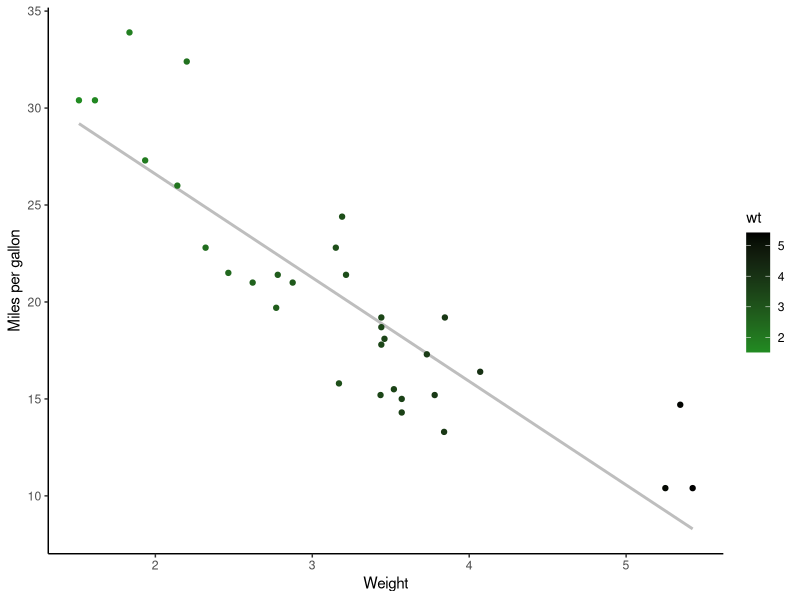
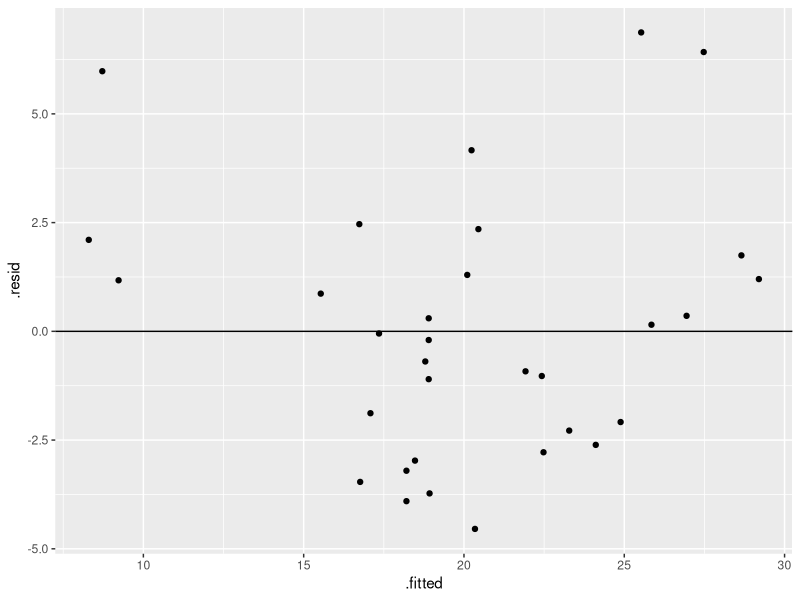
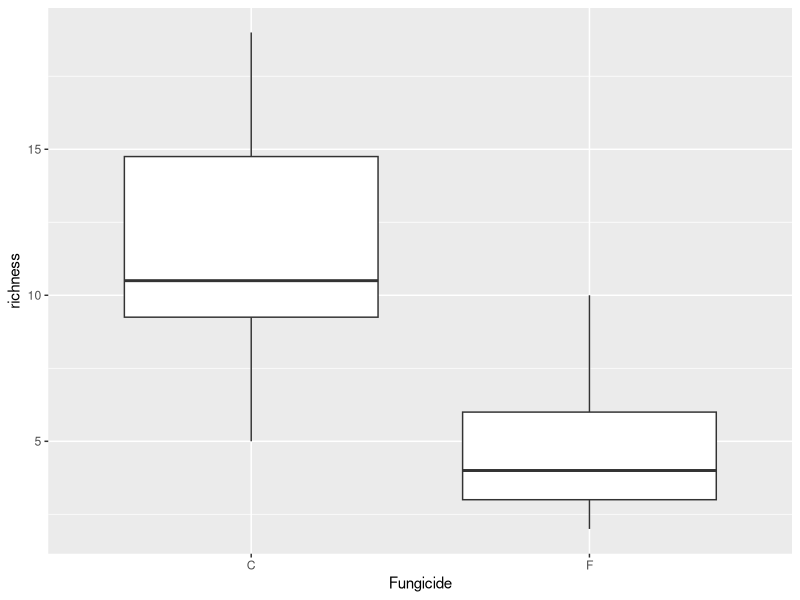
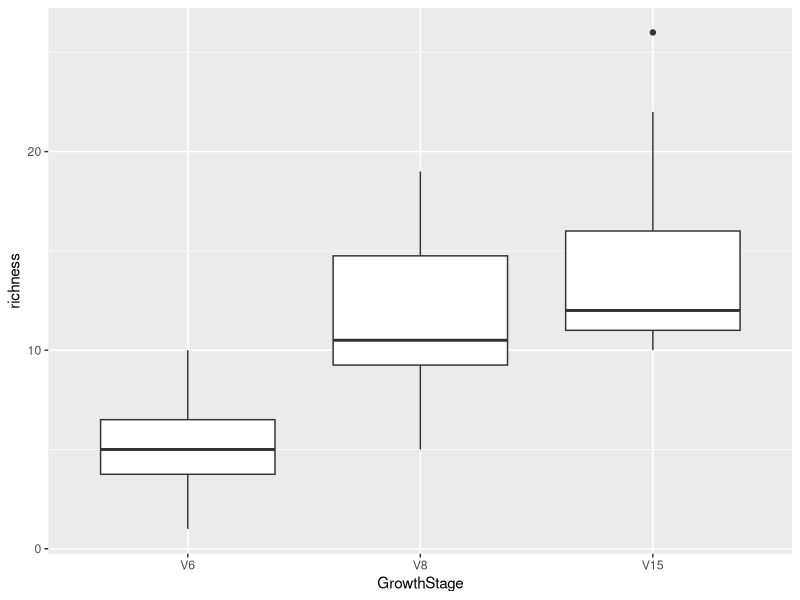
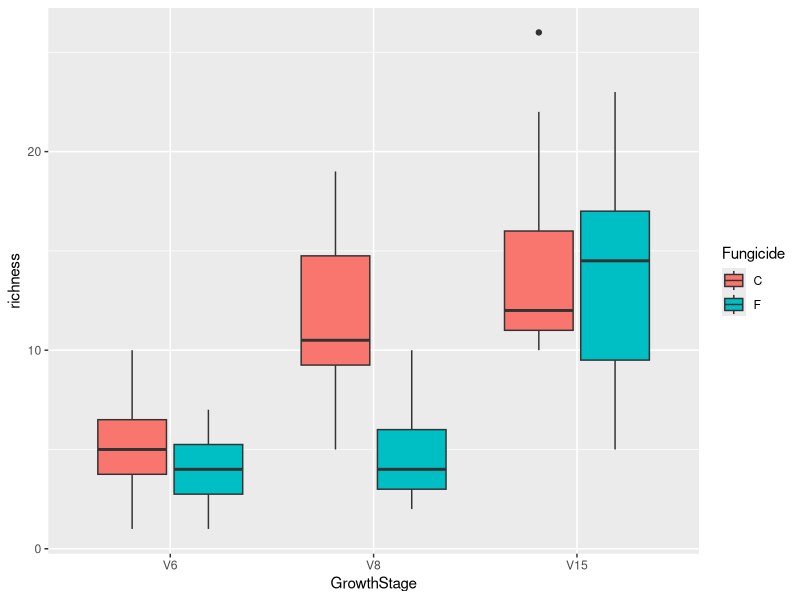

These charts were generated, in order, by the following R code:
## ---- chunk 1
data("mtcars")
## ---- chunk 2
library(ggplot2)
## ---- chunk 3
ggplot(mtcars, aes(x = wt, y = mpg)) +
  geom_smooth(method = lm, se = FALSE, color = "grey") + # "lm" = linear model
  geom_point(aes(color = wt)) +
  xlab("Weight") + 
  ylab("Miles per gallon") +
  scale_colour_gradient(low = "forestgreen", high = "black") +
  theme_classic()
## ---- chunk 4
lm(mpg~wt, data = mtcars)
## ---- chunk 5
summary(lm(mpg~wt, data = mtcars))
## ---- chunk 6
anova(lm(mpg~wt, data = mtcars))
## ---- chunk 7
cor.test(mtcars$wt, mtcars$mpg)
## ---- chunk 8
model <- lm(mpg~wt, data = mtcars)

ggplot(model, aes(y = .resid, x = .fitted)) +
  geom_point() +
  geom_hline(yintercept = 0)

## ---- chunk 9
library(tidyverse)
## ---- chunk 10
bull.rich <- read.csv("Bull_richness.csv")
## ---- chunk 11
bull.rich %>%
  filter(GrowthStage == "V8" & Treatment == "Conv.") %>%
  ggplot(aes(x = Fungicide, y = richness)) + 
  geom_boxplot()
## ---- chunk 12
bull.rich.sub <- bull.rich %>%
  filter(GrowthStage == "V8" & Treatment == "Conv.")

t.test(richness~Fungicide, data = bull.rich.sub)
## ---- chunk 13
t.test(richness~Fungicide, data = bull.rich.sub, var.equal = TRUE)
summary(lm(richness~Fungicide, data = bull.rich.sub))
anova(lm(richness~Fungicide, data = bull.rich.sub))
## ---- chunk 14
#install.packages("emmeans")
library(emmeans)
library(multcomp)
#install.packages("multcompView")
library(multcompView)
## ---- chunk 15
bull.rich.sub2 <- bull.rich %>%
  filter(Fungicide == "C" & Treatment == "Conv." & Crop == "Corn")
## ---- chunk 16
bull.rich.sub2$GrowthStage <- factor(bull.rich.sub2$GrowthStage, levels = c("V6", "V8", "V15"))

ggplot(bull.rich.sub2, aes(x = GrowthStage, y = richness)) +
  geom_boxplot()
## ---- chunk 17
lm.growth <- lm(richness ~ GrowthStage, data = bull.rich.sub2)
summary(lm.growth)
## ---- chunk 18
anova(lm.growth)
summary(aov(richness ~ GrowthStage, data = bull.rich.sub2))
## ---- chunk 19
lsmeans <- emmeans(lm.growth, ~GrowthStage) # estimate lsmeans of variety within siteXyear
Results_lsmeans <- cld(lsmeans, alpha = 0.05, reversed = TRUE, details = TRUE) # contrast with Tukey ajustment by default. 
Results_lsmeans

## ---- chunk 20
bull.rich.sub3 <- bull.rich %>%
  filter(Treatment == "Conv." & Crop == "Corn")

bull.rich.sub3$GrowthStage <- factor(bull.rich.sub3$GrowthStage, levels = c("V6", "V8", "V15"))
## ---- chunk 21
# write it like this with the :
lm.inter <- lm(richness ~ GrowthStage + Fungicide + GrowthStage:Fungicide, data = bull.rich.sub3)

# or like this with the *
lm(richness ~ GrowthStage*Fungicide, data = bull.rich.sub3)
## ---- chunk 22
summary(lm.inter) # significant terms
anova(lm.inter) # The interaction term is signifant. 
## ---- chunk 23
bull.rich.sub3 %>%
  ggplot(aes(x = GrowthStage, y = richness, fill = Fungicide)) +
  geom_boxplot()
## ---- chunk 24
lsmeans <- emmeans(lm.inter, ~Fungicide|GrowthStage) # estimate lsmeans of variety within siteXyear
Results_lsmeans <- cld(lsmeans, alpha = 0.05, reversed = TRUE, details = TRUE) # contrast with Tukey ajustment
Results_lsmeans
## ---- chunk 25
lme0 <- lm(richness ~ GrowthStage*Fungicide, data = bull.rich.sub3)
## ---- chunk 26
library(lme4)
## ---- chunk 27
lme1 <- lmer(richness ~ GrowthStage*Fungicide + (1|Rep), data = bull.rich.sub3)
summary(lme1)
## ---- chunk 28
summary(lme0)
## ---- chunk 29
summary(lme1)
